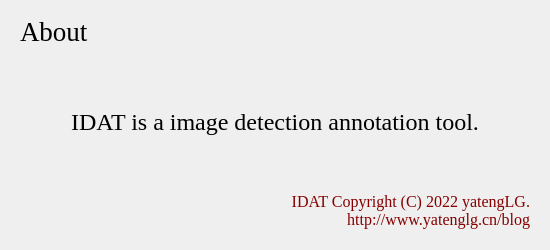
<?xml version="1.0" encoding="UTF-8"?>
<ui version="4.0">
 <class>Dialog_About</class>
 <widget class="QDialog" name="Dialog_About">
  <property name="geometry">
   <rect>
    <x>0</x>
    <y>0</y>
    <width>550</width>
    <height>250</height>
   </rect>
  </property>
  <property name="minimumSize">
   <size>
    <width>550</width>
    <height>250</height>
   </size>
  </property>
  <property name="maximumSize">
   <size>
    <width>550</width>
    <height>250</height>
   </size>
  </property>
  <property name="windowTitle">
   <string>About</string>
  </property>
  <layout class="QVBoxLayout" name="verticalLayout">
   <item>
    <widget class="QWidget" name="widget" native="true">
     <layout class="QVBoxLayout" name="verticalLayout_2">
      <property name="spacing">
       <number>0</number>
      </property>
      <property name="leftMargin">
       <number>0</number>
      </property>
      <property name="topMargin">
       <number>0</number>
      </property>
      <property name="rightMargin">
       <number>0</number>
      </property>
      <property name="bottomMargin">
       <number>0</number>
      </property>
      <item>
       <widget class="QWidget" name="widget_2" native="true">
        <property name="maximumSize">
         <size>
          <width>16777215</width>
          <height>40</height>
         </size>
        </property>
        <layout class="QHBoxLayout" name="horizontalLayout">
         <item>
          <widget class="QLabel" name="label">
           <property name="maximumSize">
            <size>
             <width>16777215</width>
             <height>50</height>
            </size>
           </property>
           <property name="font">
            <font>
             <family>Times New Roman</family>
             <pointsize>20</pointsize>
            </font>
           </property>
           <property name="text">
            <string>About</string>
           </property>
          </widget>
         </item>
        </layout>
       </widget>
      </item>
      <item>
       <widget class="QWidget" name="widget_3" native="true">
        <property name="font">
         <font>
          <family>Times New Roman</family>
          <pointsize>12</pointsize>
         </font>
        </property>
        <layout class="QVBoxLayout" name="verticalLayout_3">
         <item>
          <widget class="QLabel" name="label_2">
           <property name="font">
            <font>
             <pointsize>18</pointsize>
            </font>
           </property>
           <property name="text">
            <string>IDAT is a image detection annotation tool.</string>
           </property>
           <property name="alignment">
            <set>Qt::AlignCenter</set>
           </property>
          </widget>
         </item>
         <item>
          <widget class="QLabel" name="label_4">
           <property name="maximumSize">
            <size>
             <width>16777215</width>
             <height>40</height>
            </size>
           </property>
           <property name="layoutDirection">
            <enum>Qt::LeftToRight</enum>
           </property>
           <property name="styleSheet">
            <string notr="true">color: rgb(133, 0, 0);</string>
           </property>
           <property name="text">
            <string>IDAT Copyright (C) 2022 yatengLG.
http://www.yatenglg.cn/blog</string>
           </property>
           <property name="alignment">
            <set>Qt::AlignRight|Qt::AlignTrailing|Qt::AlignVCenter</set>
           </property>
          </widget>
         </item>
        </layout>
       </widget>
      </item>
     </layout>
    </widget>
   </item>
  </layout>
 </widget>
 <resources/>
 <connections/>
</ui>
